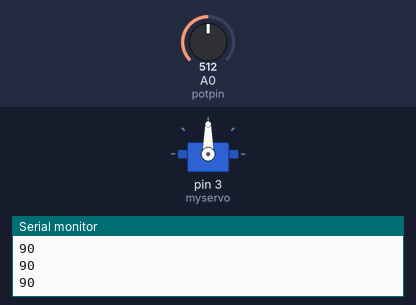
This sketch was run on a simulated Arduino Uno, built with avr-gcc and run on an emulated ATmega328P. Parts: servo, the last lines printed to the serial monitor. The inputs (shaded band) are chosen by the test bench; at power-on: A0 (potpin) = 512.

Above: at 1.2 s.
1.3 s: A0 (potpin) set to 716
At 2.0 s:
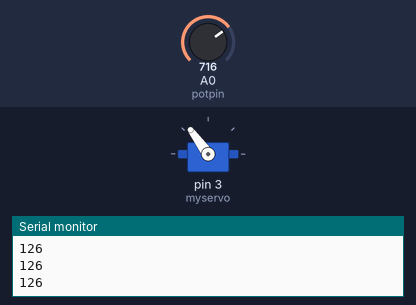
2.8 s: A0 (potpin) set to 900
At 3.4 s:
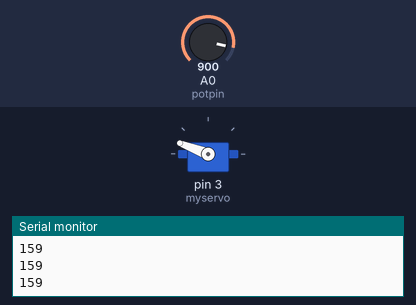
4.3 s: A0 (potpin) set to 1023
At 4.7 s:
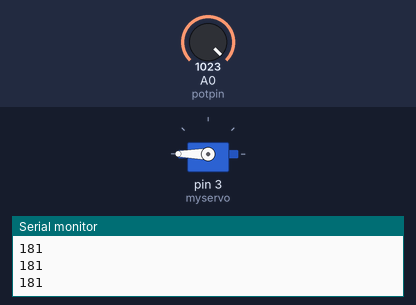
5.8 s: A0 (potpin) set to 306
At 6.1 s:
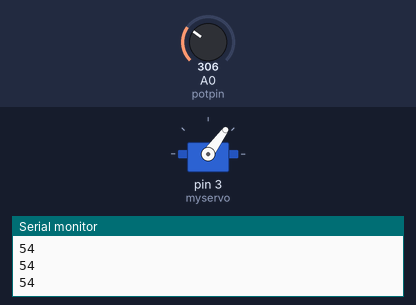
7.3 s: A0 (potpin) set to 122
At 8.5 s:
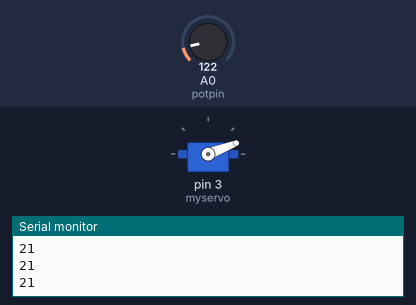
8.8 s: A0 (potpin) set to 511
At 10.0 s:
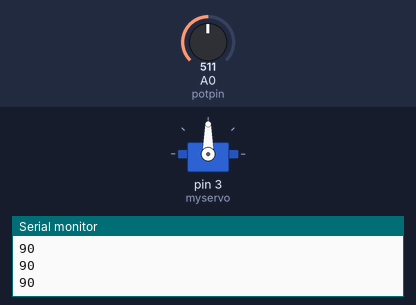
Timing chart, 0 to 11.3 s (numbered marks = the images above; inputs shaded):
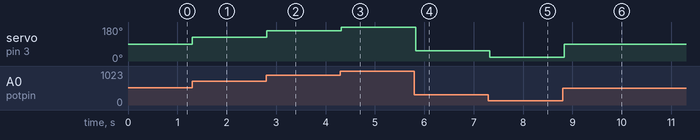

Measured:
- after the input at 1.3 s, servo on pin 3 (myservo): 90° → 126° at once
- after the input at 2.8 s, servo on pin 3 (myservo): 126° → 159° at once
- after the input at 4.3 s, servo on pin 3 (myservo): 159° → 180° at once
- after the input at 5.8 s, servo on pin 3 (myservo): 180° → 54° at once
- after the input at 7.3 s, servo on pin 3 (myservo): 54° → 21° at once
- after the input at 8.8 s, servo on pin 3 (myservo): 21° → 90° at once

The sketch:

poten_servo.ino
```cpp
#include <Servo.h>  // add servo library

Servo myservo;  // create servo object to control a servo

int potpin = 0;  // analog pin used to connect the potentiometer
int val;    // variable to read the value from the analog pin

void setup() {
  myservo.attach(3);  // attaches the servo on pin 9 to the servo object
  Serial.begin(9600);
}

void loop() {
  val = analogRead(potpin);            // reads the value of the potentiometer (value between 0 and 1023)
  val = map(val, 0, 1023, 0, 181);     // scale it to use it with the servo (value between 0 and 180)
  myservo.write(val);                  // sets the servo position according to the scaled value
  Serial.println(val);
  delay(100);                           // waits for the servo to get there

}
```
